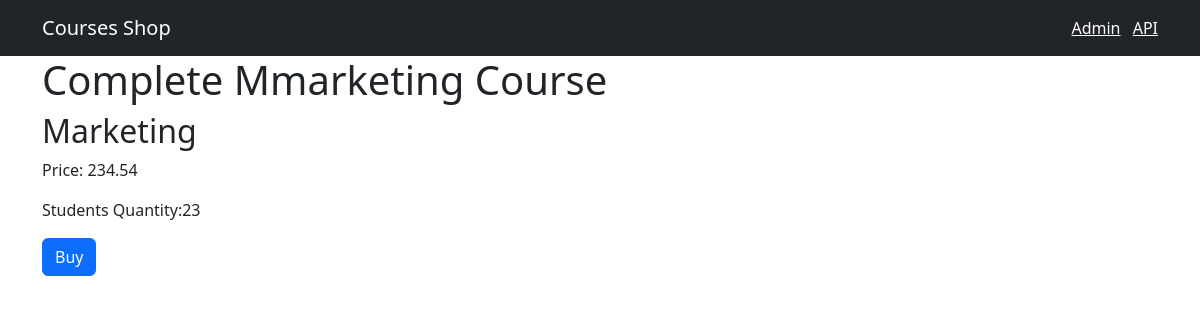
The page /course/4 on the database its author committed.
### shop/models.py (models this page shows, shortened)
class Course(models.Model):
    title = models.CharField(max_length=300)
    price = models.FloatField()
    students_qty = models.IntegerField()
    reviews_qty = models.IntegerField()
    category = models.ForeignKey(Category, on_delete=models.CASCADE)
    created_add = models.DateTimeField(default=timezone.now)

class Category(models.Model):
    title = models.CharField(max_length=255)
    created_add = models.DateTimeField(default=timezone.now)
    def __str__(self):
        return self.title

### shop/views.py (the view)
# urls.py: path('course/<int:course_id>', views.single_course, name='single_course')
def single_course(request, course_id):
    course = get_object_or_404(Course, pk=course_id)
    return render(request, 'shop/single_course.html', {'course': course})

### templates/shop/single_course.html (shortened to what this page needs)
{% extends 'base.html'%}
{% block content %}
<h1>{{course.title}}</h1>
<h2>{{course.category}}</h2>
<p>Price: {{course.price}}</p>
<p>Students Quantity:{{course.students_qty}}</p>
<button class="btn btn-primary"> Buy </button>
{% endblock %}

### rows shown on the page
Course: title "Complete Mmarketing Course", category "Marketing", price "234.54", students_qty "23"
